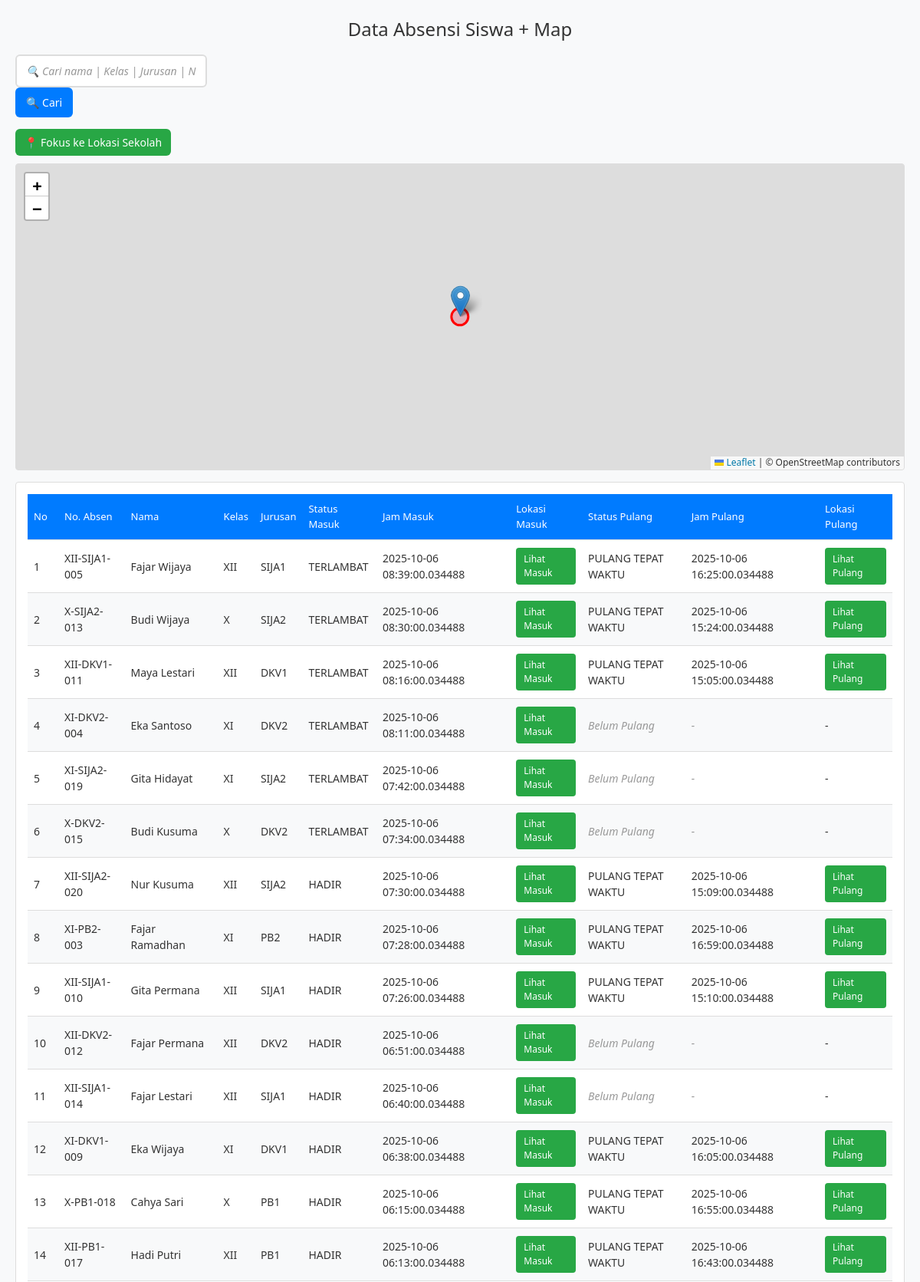
The page /admin/absensi_map (signed in, upper part) on the database its author committed.
### tables this page shows
CREATE TABLE absensi (
            id INTEGER PRIMARY KEY AUTOINCREMENT,
            siswa_id INTEGER,
            nama TEXT NOT NULL,
            kelas TEXT NOT NULL,
            jurusan TEXT NOT NULL,
            latitude REAL,
            longitude REAL,
            status TEXT NOT NULL,
            waktu TIMESTAMP DEFAULT CURRENT_TIMESTAMP
        , waktu_pulang TIMESTAMP, status_pulang TEXT, latitude_pulang REAL, longitude_pulang REAL);

### app.py (the view)
@app.route('/admin/absensi_map')
@login_required
def admin_absensi_map():
    search_query = request.args.get('q', '').strip()
    conn = sqlite3.connect(DB_NAME)
    cur = conn.cursor()
    if search_query:
        cur.execute("""
            SELECT
                a.nama, a.kelas, a.jurusan, a.status, a.waktu,
                a.latitude, a.longitude,
                a.status_pulang, a.waktu_pulang,
                a.latitude_pulang, a.longitude_pulang,
                COALESCE(s.nomor_absen, '-') AS nomor_absen
            FROM absensi a
            LEFT JOIN siswa s ON a.siswa_id = s.id
            WHERE a.nama LIKE ? OR a.kelas LIKE ? OR a.jurusan LIKE ? OR s.nomor_absen LIKE ?
            ORDER BY a.waktu DESC
        """, (f"%{search_query}%", f"%{search_query}%", f"%{search_query}%", f"%{search_query}%"))
    else:
        cur.execute("""
            SELECT
                a.nama, a.kelas, a.jurusan, a.status, a.waktu,
                a.latitude, a.longitude,
                a.status_pulang, a.waktu_pulang,
                a.latitude_pulang, a.longitude_pulang,
                COALESCE(s.nomor_absen, '-') AS nomor_absen
            FROM absensi a
            LEFT JOIN siswa s ON a.siswa_id = s.id
            ORDER BY a.waktu DESC
        """)
    absensi = cur.fetchall()
    conn.close()
    return render_template(
        'admin/absensi_map.html',
        absensi=absensi,
        search_query=search_query,
        SCHOOL_LAT=SCHOOL_LAT,
        SCHOOL_LNG=SCHOOL_LNG,
        RADIUS=RADIUS
    )

### app.py (called while the page is built)
def login_required(f):
    from functools import wraps
    @wraps(f)
    def decorated_function(*args, **kwargs):
        if 'admin_logged_in' not in session:
            return redirect(url_for('admin_login'))
        return f(*args, **kwargs)
    return decorated_function

### templates/admin/absensi_map.html (shortened to what this page needs)
<!DOCTYPE html>
<html lang="id">
<head>
  <link rel="stylesheet" href="https://unpkg.com/leaflet/dist/leaflet.css" />
  <link rel="stylesheet" href="https://unpkg.com/leaflet.markercluster/dist/MarkerCluster.css" />
  <link rel="stylesheet" href="https://unpkg.com/leaflet.markercluster/dist/MarkerCluster.Default.css" />
</head>
<body>
  <div class="main-container">
    <h2>Data Absensi Siswa + Map</h2>
    <div class="search-container">
      <form method="get" action="{{ url_for('admin_absensi_map') }}">
        <input type="text" name="q" value="{{ search_query or '' }}"
               placeholder="🔍 Cari nama | Kelas | Jurusan | No Absen"
               aria-label="Cari data absensi">
        <button type="submit">🔍 Cari</button>
      </form>
    </div>
    <div class="map-controls">
      <button class="reset-school-btn" onclick="resetToSchool()">📍 Fokus ke Lokasi Sekolah</button>
    </div>
    <div id="map"></div>
    <div class="table-container">
      <table>
        <thead>
          <tr>
            <th>No</th>
            <th>No. Absen</th>
            <th>Nama</th>
            <th>Kelas</th>
            <th>Jurusan</th>
            <th>Status Masuk</th>
            <th>Jam Masuk</th>
            <th>Lokasi Masuk</th>
            <th>Status Pulang</th>
            <th>Jam Pulang</th>
            <th>Lokasi Pulang</th>
          </tr>
        </thead>
        <tbody>
          {% for a in absensi %}
          <tr>
            <td>{{ loop.index }}</td>
            <td>{{ a[11] }}</td>
            <td>{{ a[0] }}</td>
            <td>{{ a[1] }}</td>
            <td>{{ a[2] }}</td>
            <td>{{ a[3] }}</td>
            <td>{{ a[4] }}</td>
            <td>
              {% if a[5] and a[6] %}
                <a class="button" href="#" onclick="focusMarker({{ loop.index0 }})">Lihat Masuk</a>
              {% else %}
                -
              {% endif %}
            </td>
            <td>
              {% if a[7] %}
                {{ a[7] }}
              {% else %}
                <span class="status-pending">Belum Pulang</span>
              {% endif %}
            </td>
            <td>
              {% if a[8] %}
                {{ a[8] }}
              {% else %}
                <span class="status-pending">-</span>
              {% endif %}
            </td>
            <td>
              {% if a[9] and a[10] %}
                <a class="button" href="#" onclick="focusMarkerPulang({{ loop.index0 }})">Lihat Pulang</a>
              {% else %}
                -
              {% endif %}
            </td>
          </tr>
          {% endfor %}
        </tbody>
      </table>
    </div>
  </div>
</body>
</html>

### templates/admin/absensi_map.html (style rules this page uses)
* { margin: 0; padding: 0; box-sizing: border-box; font-family: 'Segoe UI', Tahoma, Geneva, Verdana, sans-serif; }
body { background: #f8f9fa; color: #333; line-height: 1.5; padding: 0; }
.main-container { max-width: 1200px; margin: 0 auto; padding: 20px; }
h2 { text-align: center; margin-bottom: 15px; font-size: 1.5rem; font-weight: 500; color: #333; }
.search-container { display: flex; align-items: center; gap: 10px; margin-bottom: 15px; flex-wrap: wrap; }
.search-container input[type="text"] { flex: 1; min-width: 250px; padding: 10px 12px; border: 2px solid #ddd; border-radius: 6px; font-size: 14px; transition: border-color 0.2s ease, box-shadow 0.2s ease; outline: none; }
.search-container input[type="text"]::placeholder { color: #999; font-style: italic; }
.search-container button { padding: 10px 14px; background: #007bff; color: #fff; border: none; border-radius: 6px; cursor: pointer; font-size: 14px; font-weight: 500; display: flex; align-items: center; gap: 5px; transition: background 0.2s ease; white-space: nowrap; }
.map-controls { display: flex; gap: 10px; margin-bottom: 10px; flex-wrap: wrap; }
.reset-school-btn { padding: 8px 12px; background: #28a745; color: #fff; border: none; border-radius: 6px; cursor: pointer; font-size: 14px; font-weight: 500; display: flex; align-items: center; gap: 5px; transition: background 0.2s ease; white-space: nowrap; }
#map { height: 400px; width: 100%; margin-bottom: 15px; border: 1px solid #ddd; border-radius: 4px; }
.table-container { background: #fff; padding: 15px; border: 1px solid #ddd; border-radius: 4px; overflow-x: auto; margin-bottom: 20px; }
table { width: 100%; border-collapse: collapse; min-width: 800px; }
th, td { padding: 10px 8px; border-bottom: 1px solid #ddd; text-align: left; font-size: 14px; }
th { background: #007bff; color: white; font-weight: 500; font-size: 13px; }
tr:nth-child(even) { background: #f8f9fa; }
.button { display: inline-block; color: #fff; background: #28a745; padding: 6px 10px; border-radius: 4px; text-decoration: none; font-size: 12px; font-weight: 500; }
.status-pending { color: #999; font-style: italic; }

### rows shown on the page
absensi: a "XII-SIJA1-005", nama "Fajar Wijaya", kelas "XII", jurusan "SIJA1", status "TERLAMBAT", waktu "2025-10-06 08:39:00.034488", status_pulang "PULANG TEPAT WAKTU", waktu_pulang "2025-10-06 16:25:00.034488"
absensi: a "X-SIJA2-013", nama "Budi Wijaya", kelas "X", jurusan "SIJA2", status "TERLAMBAT", waktu "2025-10-06 08:30:00.034488", status_pulang "PULANG TEPAT WAKTU", waktu_pulang "2025-10-06 15:24:00.034488"
absensi: a "XII-DKV1-011", nama "Maya Lestari", kelas "XII", jurusan "DKV1", status "TERLAMBAT", waktu "2025-10-06 08:16:00.034488", status_pulang "PULANG TEPAT WAKTU", waktu_pulang "2025-10-06 15:05:00.034488"
absensi: a "XI-DKV2-004", nama "Eka Santoso", kelas "XI", jurusan "DKV2", status "TERLAMBAT", waktu "2025-10-06 08:11:00.034488", shows "Belum Pulang"
absensi: a "XI-SIJA2-019", nama "Gita Hidayat", kelas "XI", jurusan "SIJA2", status "TERLAMBAT", waktu "2025-10-06 07:42:00.034488", shows "Belum Pulang"
absensi: a "X-DKV2-015", nama "Budi Kusuma", kelas "X", jurusan "DKV2", status "TERLAMBAT", waktu "2025-10-06 07:34:00.034488", shows "Belum Pulang"
absensi: a "XII-SIJA2-020", nama "Nur Kusuma", kelas "XII", jurusan "SIJA2", status "HADIR", waktu "2025-10-06 07:30:00.034488", status_pulang "PULANG TEPAT WAKTU", waktu_pulang "2025-10-06 15:09:00.034488"
absensi: a "XI-PB2-003", nama "Fajar Ramadhan", kelas "XI", jurusan "PB2", status "HADIR", waktu "2025-10-06 07:28:00.034488", status_pulang "PULANG TEPAT WAKTU", waktu_pulang "2025-10-06 16:59:00.034488"
absensi: a "XII-SIJA1-010", nama "Gita Permana", kelas "XII", jurusan "SIJA1", status "HADIR", waktu "2025-10-06 07:26:00.034488", status_pulang "PULANG TEPAT WAKTU", waktu_pulang "2025-10-06 15:10:00.034488"
absensi: a "XII-DKV2-012", nama "Fajar Permana", kelas "XII", jurusan "DKV2", status "HADIR", waktu "2025-10-06 06:51:00.034488", shows "Belum Pulang"
absensi: a "XII-SIJA1-014", nama "Fajar Lestari", kelas "XII", jurusan "SIJA1", status "HADIR", waktu "2025-10-06 06:40:00.034488", shows "Belum Pulang"
absensi: a "XI-DKV1-009", nama "Eka Wijaya", kelas "XI", jurusan "DKV1", status "HADIR", waktu "2025-10-06 06:38:00.034488", status_pulang "PULANG TEPAT WAKTU", waktu_pulang "2025-10-06 16:05:00.034488"
absensi: a "X-PB1-018", nama "Cahya Sari", kelas "X", jurusan "PB1", status "HADIR", waktu "2025-10-06 06:15:00.034488", status_pulang "PULANG TEPAT WAKTU", waktu_pulang "2025-10-06 16:55:00.034488"
absensi: a "XII-PB1-017", nama "Hadi Putri", kelas "XII", jurusan "PB1", status "HADIR", waktu "2025-10-06 06:13:00.034488", status_pulang "PULANG TEPAT WAKTU", waktu_pulang "2025-10-06 16:43:00.034488"
